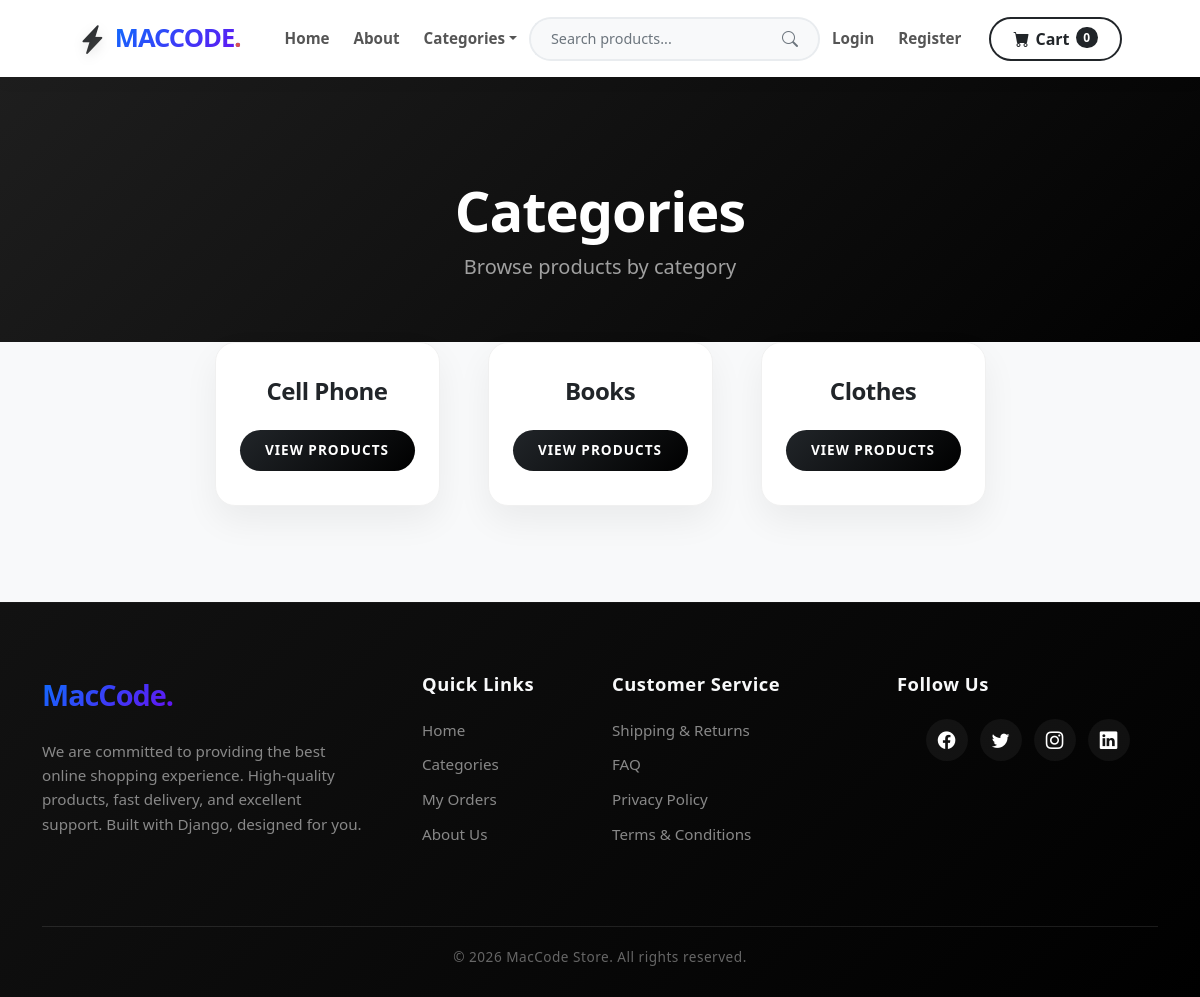
The app's page /category_summary/, older data.
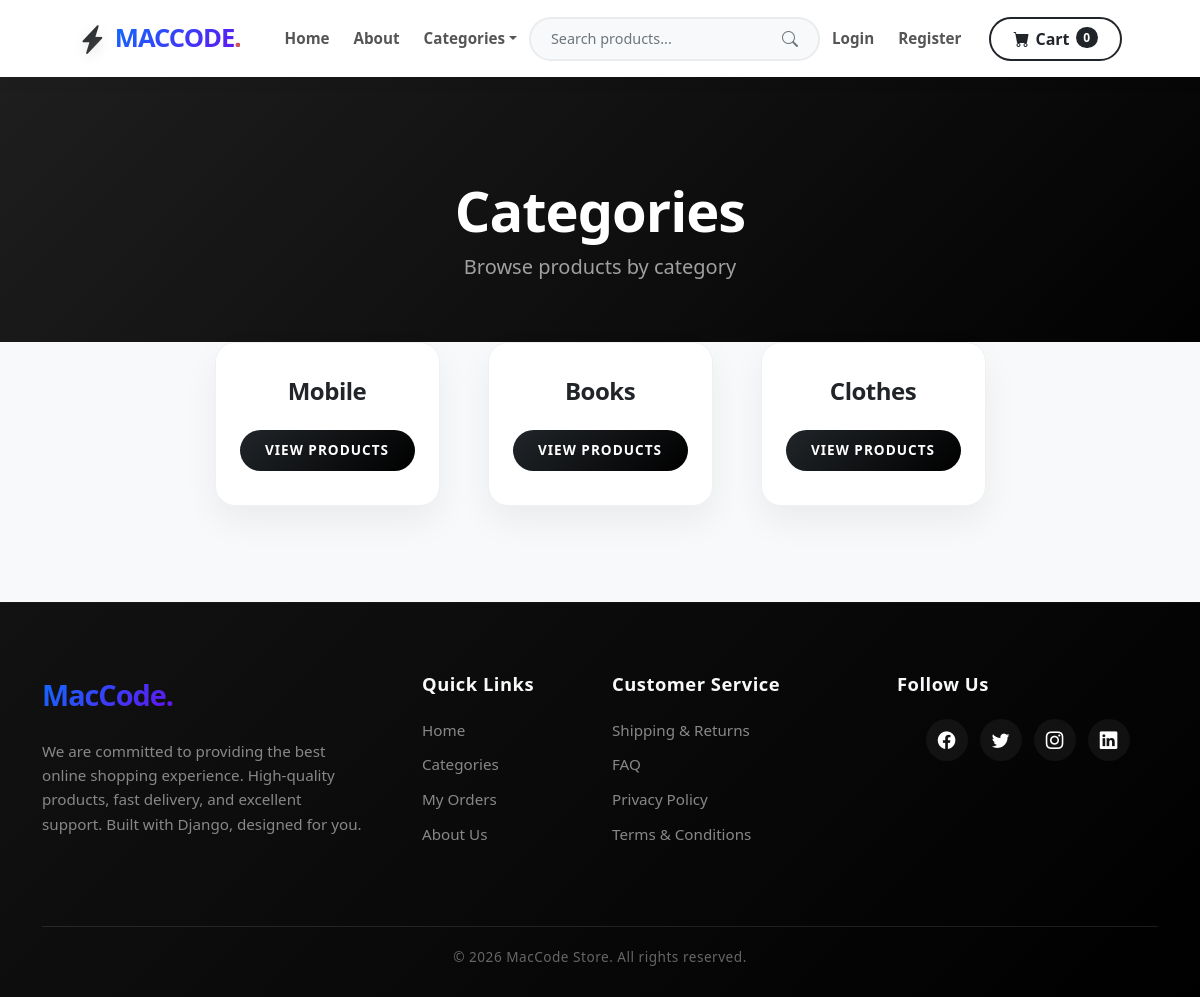
The same page, newer data.
### store/models.py (models this page shows, shortened)
class Category(models.Model):
    name=models.CharField(max_length=100)
    class Meta:
      verbose_name_plural = 'categories'

### store/views.py (the view)
# urls.py: path('category_summary/', views.category_summary, name='category_summary'),
def category_summary(request):
    categories = Category.objects.all()
    return render(request, 'category_summary.html', {'categories': categories})

### cart/cart.py (called while the page is built)
    def __len__(self):
        return sum(int(item.get('qty', 0)) for item in self.cart.values())

### cart/context_processors.py (called while the page is built)
def cart(req):
    return {'cart':Cart(req)}

### store/templates/category_summary.html (shortened to what this page needs)
{% extends "base.html" %}
{% block content %}
<header class="category-header text-center">
    <div class="container px-4 px-lg-5">
        <h1 class="display-4 text-white">Categories</h1>
        <p class="lead fw-normal mb-0">Browse products by category</p>
    </div>
</header>
<section class="pb-5 bg-light">
    <div class="container px-4 px-lg-5 category-container">
        <div class="row gx-4 gx-lg-5 row-cols-1 row-cols-sm-2 row-cols-md-3 row-cols-xl-4 justify-content-center">
            {% if categories %}
                {% for category in categories %}
                    <div class="col mb-5">
                        <div class="card h-100 premium-card">
                            <div class="card-body p-4 d-flex align-items-center justify-content-center">
                                <div class="text-center">
                                    <h5 class="category-title mb-0">{{ category.name }}</h5>
                                </div>
                            </div>
                            <div class="card-footer p-4 pt-0 border-top-0 bg-transparent">
                                <div class="text-center">
                                    <a class="btn btn-premium mt-auto w-100" href="{% url 'category' category.name %}">View Products</a>
                                </div>
                            </div>
                        </div>
                    </div>
                {% endfor %}
            {% endif %}
        </div>
    </div>
</section>
{% endblock %}

Row changes from the older to the newer data that the page shows:
changed Category: name "Cell Phone" → "Mobile"
